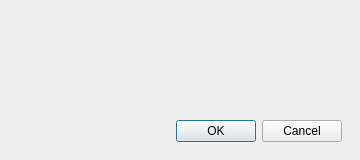
<?xml version="1.0" encoding="UTF-8"?>
<ui version="4.0">
 <class>Dialog</class>
 <widget class="QDialog" name="Dialog">
  <property name="geometry">
   <rect>
    <x>0</x>
    <y>0</y>
    <width>360</width>
    <height>160</height>
   </rect>
  </property>
  <property name="minimumSize">
   <size>
    <width>360</width>
    <height>160</height>
   </size>
  </property>
  <property name="maximumSize">
   <size>
    <width>360</width>
    <height>160</height>
   </size>
  </property>
  <property name="windowTitle">
   <string>Advanced Simulation Options</string>
  </property>
  <property name="modal">
   <bool>true</bool>
  </property>
  <layout class="QVBoxLayout" name="verticalLayout" stretch="1,0,0">
   <property name="spacing">
    <number>12</number>
   </property>
   <property name="leftMargin">
    <number>18</number>
   </property>
   <property name="topMargin">
    <number>18</number>
   </property>
   <property name="rightMargin">
    <number>18</number>
   </property>
   <property name="bottomMargin">
    <number>18</number>
   </property>
   <item>
    <widget class="SimulationSettingsWidget" name="editSettings" native="true">
     <property name="sizePolicy">
      <sizepolicy hsizetype="Preferred" vsizetype="Maximum">
       <horstretch>0</horstretch>
       <verstretch>0</verstretch>
      </sizepolicy>
     </property>
    </widget>
   </item>
   <item>
    <spacer name="verticalSpacer">
     <property name="orientation">
      <enum>Qt::Vertical</enum>
     </property>
     <property name="sizeHint" stdset="0">
      <size>
       <width>20</width>
       <height>40</height>
      </size>
     </property>
    </spacer>
   </item>
   <item>
    <widget class="QDialogButtonBox" name="buttonBox">
     <property name="orientation">
      <enum>Qt::Horizontal</enum>
     </property>
     <property name="standardButtons">
      <set>QDialogButtonBox::Cancel|QDialogButtonBox::Ok</set>
     </property>
    </widget>
   </item>
  </layout>
 </widget>
 <customwidgets>
  <customwidget>
   <class>SimulationSettingsWidget</class>
   <extends>QWidget</extends>
   <header>frcpredict.ui</header>
   <container>1</container>
  </customwidget>
 </customwidgets>
 <resources/>
 <connections>
  <connection>
   <sender>buttonBox</sender>
   <signal>accepted()</signal>
   <receiver>Dialog</receiver>
   <slot>accept()</slot>
   <hints>
    <hint type="sourcelabel">
     <x>248</x>
     <y>254</y>
    </hint>
    <hint type="destinationlabel">
     <x>157</x>
     <y>274</y>
    </hint>
   </hints>
  </connection>
  <connection>
   <sender>buttonBox</sender>
   <signal>rejected()</signal>
   <receiver>Dialog</receiver>
   <slot>reject()</slot>
   <hints>
    <hint type="sourcelabel">
     <x>316</x>
     <y>260</y>
    </hint>
    <hint type="destinationlabel">
     <x>286</x>
     <y>274</y>
    </hint>
   </hints>
  </connection>
 </connections>
</ui>
